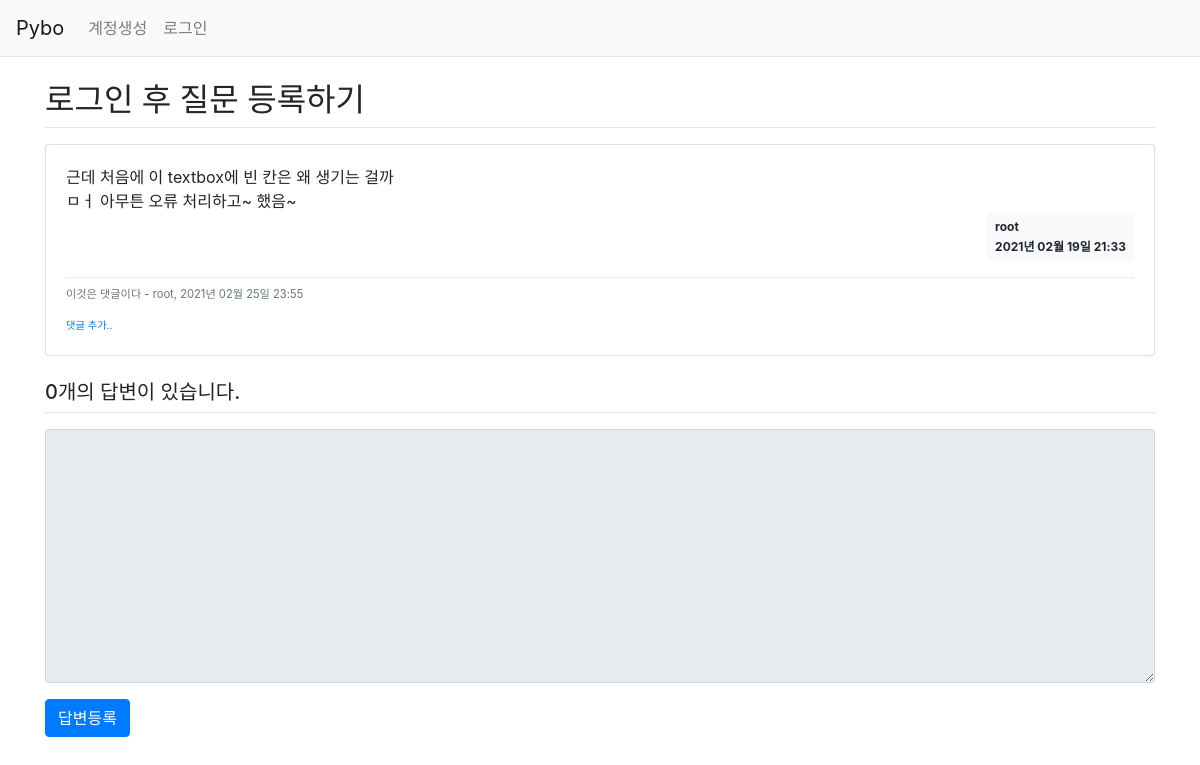
Before: /question/detail/305/ with the older database file.
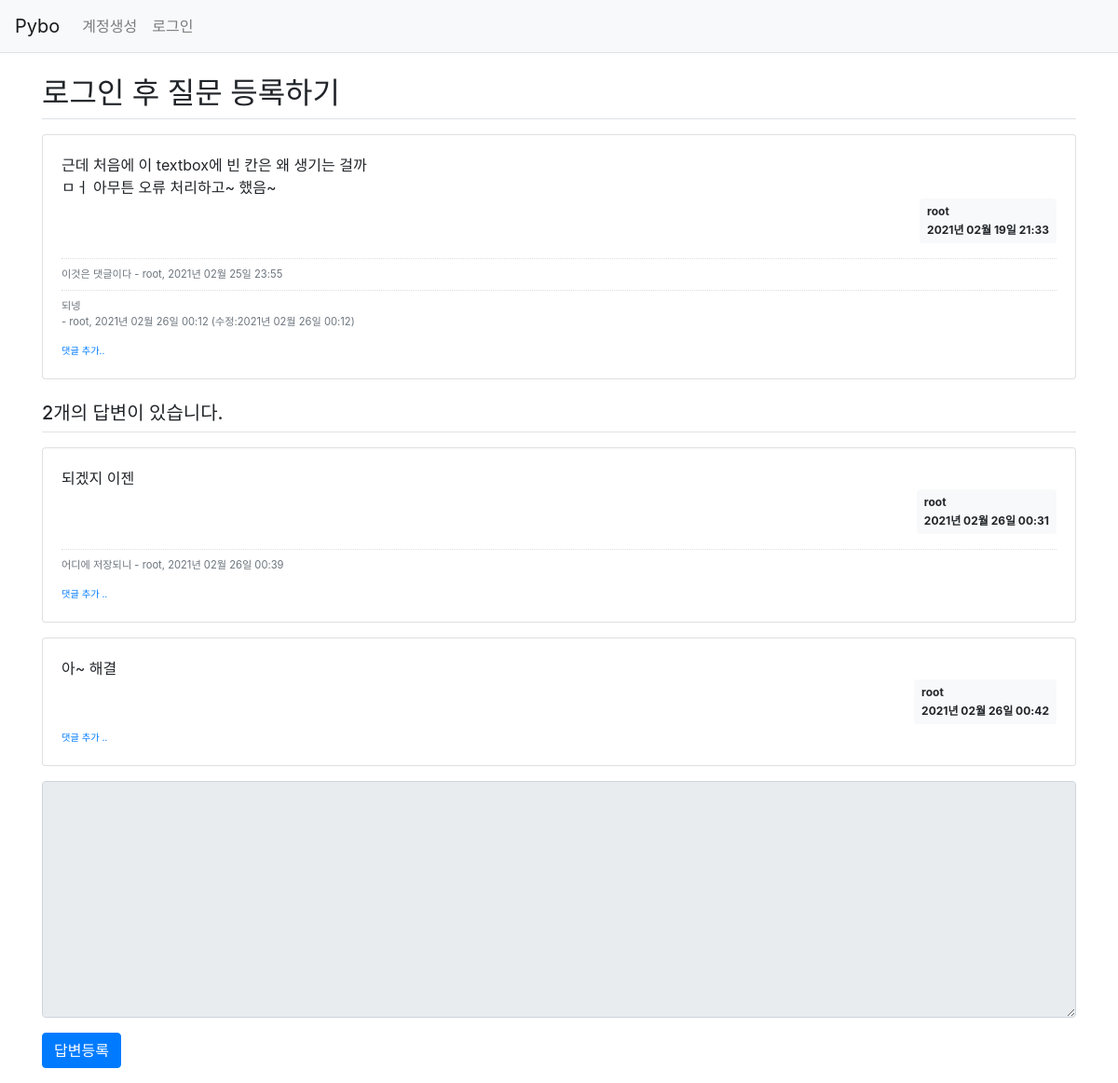
After: the same page with the newer database file.
### pybo/models.py (models this page shows)
class Question(db.Model):   # 모든 모델의 기본 클래스인 db.Model 상속받음.
    id = db.Column(db.Integer, primary_key=True)
    subject = db.Column(db.String(200), nullable=False)
    content = db.Column(db.Text(), nullable=False)
    create_date = db.Column(db.DateTime(), nullable=False)
    modify_date = db.Column(db.DateTime(), nullable=True)
    user_id = db.Column(db.Integer, db.ForeignKey('user.id', ondelete='CASCADE'), nullable=False)
    user = db.relationship('User', backref=db.backref('question_set'))

class User(db.Model):
    id = db.Column(db.Integer, primary_key=True)    # 자동으로 증가하는 user 모델의 기본 키
    username = db.Column(db.String(150), unique=True, nullable=False)
    password = db.Column(db.String(200), nullable=False)
    email = db.Column(db.String(120), unique=True, nullable=False)

class Comment(db.Model):
    id = db.Column(db.Integer, primary_key=True)
    user_id = db.Column(db.Integer, db.ForeignKey('user.id', ondelete='CASCADE'), nullable=False)
    user = db.relationship('User', backref=db.backref('comment_set'))
    content = db.Column(db.Text(), nullable=False)
    create_date = db.Column(db.DateTime(), nullable=False)
    modify_date = db.Column(db.DateTime())
    question_id = db.Column(db.Integer, db.ForeignKey('question.id', ondelete='CASCADE'), nullable=True)
    question = db.relationship('Question', backref=db.backref('comment_set'))
    answer_id = db.Column(db.Integer, db.ForeignKey('answer.id', ondelete='CASCADE'), nullable=True)
    answer = db.relationship('Answer', backref=db.backref('comment_set'))

class Answer(db.Model):
    id = db.Column(db.Integer, primary_key = True)
    question_id = db.Column(db.Integer, db.ForeignKey('question.id', ondelete='CASCADE'))
    question = db.relationship('Question', backref = db.backref('answer_set'))
    content = db.Column(db.Text(), nullable=False)
    create_date = db.Column(db.DateTime(), nullable=False)
    modify_date = db.Column(db.DateTime(), nullable=True)
    user_id = db.Column(db.Integer, db.ForeignKey('user.id', ondelete='CASCADE'), nullable=False)
    user = db.relationship('User', backref=db.backref('answer_set'))

### pybo/views/question_views.py (the view)
@bp.route('/detail/<int:question_id>/')
def detail(question_id):
    form = AnswerForm()
    question = Question.query.get_or_404(question_id)
    return render_template('question/question_detail.html', question=question, form=form)

### pybo/forms.py
class AnswerForm(FlaskForm):
    content = TextAreaField('내용', validators=[DataRequired('내용은 필수입력 항목입니다.')])

### pybo/filter.py (called while the page is built)
def format_datetime(value, fmt='%Y년 %m월 %d일 %H:%M'):
    return value.strftime(fmt)

### pybo/views/auth_views.py (called while the page is built)
@bp.before_app_request
def load_logged_in_user():
    user_id = session.get('user_id')
    if user_id is None:
        g.user = None
    else:
        g.user = User.query.get(user_id)

### pybo/templates/question/question_detail.html (shortened to what this page needs)
{% extends 'base.html' %}
{% block content %}
<div class="container my-3">
    <h2 class="border-bottom py-2">{{ question.subject }}</h2>
    <div class="card my-3">
        <div class="card-body">
            <div class="card-text" style="white-space: pre-line;">{{ question.content }}</div>
            <div class="d-flex justify-content-end">
                <div class="badge badge-light p-2 text-left">
                    <div class="mb-2">{{ question.user.username }}</div>
                    <div>{{ question.create_date | datetime }}</div>
                </div>
            </div>
            {% if question.comment_set|length > 0 %}
            <div class="mt-3">
                {% for comment in question.comment_set %}
                <div class="comment py-2 text-muted">
                    <span style="white-space: pre-line;">{{ comment.content }}</span>
                    <span>
                        - {{ comment.user.username }}, {{ comment.create_date|datetime }}
                        {% if comment.modify_date %}
                        (수정:{{ comment.modify_date|datetime }})
                        {% endif %}
                    </span>
                </div>
                {% endfor %}
            </div>
            {% endif %}
            <div>
                <a href="{{ url_for('comment.create_question', question_id=question.id) }}" class="small"><small>댓글
                        추가..</small></a>
            </div>
        </div>
    </div>
    <h5 class="border-bottom my-3 py-2">{{ question.answer_set|length }}개의 답변이 있습니다.</h5>
    {% for answer in question.answer_set %}
    <div class="card my-3">
        <div class="card-body">
            <div class="card-text" style="white-space: pre-line;">{{ answer.content }}</div>
            <div class="d-flex justify-content-end">
                <div class="badge badge-light p-2 text-left">
                    <div class="mb-2">{{ answer.user.username }}</div>
                    <div>{{ answer.create_date | datetime }}</div>
                </div>
            </div>
            {% if answer.comment_set|length > 0 %}
            <div class="mt-3">
                {% for comment in answer.comment_set %}
                <div class="comment py-2 text-muted">
                    <span style="white-space: pre-line;">{{ comment.content }}</span>
                    <span>- {{ comment.user.username }}, {{ comment.create_date|datetime }}
                    </span>
                </div>
                {% endfor %}
            </div>
            {% endif %}
            <div>
                <a href="{{ url_for('comment.create_answer', answer_id=answer.id) }}" class="small"><small>댓글 추가
                        ..</small></a>
            </div>
        </div>
    </div>
    {% endfor %}
    <form action="{{ url_for('answer.create', question_id=question.id) }}" method="post" class="my-3">
        <div class="form-group">
            <textarea {% if not g.user %}disabled{% endif %} name="content" id="content" class="form-control"
                rows="10"></textarea>
        </div>
        <input type="submit" value="답변등록" class="btn btn-primary">
    </form>
</div>
{% endblock %}

### pybo/templates/base.html (shortened to what this page needs)
<!DOCTYPE html>
<html lang="en">
<head>
    <link rel="stylesheet" href="{{url_for('static', filename='bootstrap.min.css')}}">
    <link rel="stylesheet" href="{{url_for('static', filename='style.css')}}">
</head>
<body>
    {% include "navbar.html" %}
    {% block content %}
    {% endblock %}
</body>
</html>

### pybo/templates/navbar.html (shortened to what this page needs)
<nav class="navbar navbar-expand-lg navbar-light bg-light border-bottom">
    <a class="navbar-brand" href="{{ url_for('main.index') }}">Pybo</a>
    <div class="collapse navbar-collapse flex-grow-0" id="navbarNav">
        {% if g.user %}
        <ul class="navbar-nav">
            <li class="nav-item ">
                <a class="nav-link" href="{{ url_for('auth.logout') }}">{{ g.user.username }} (로그아웃)</a>
            </li>
        </ul>
        {% else %}
        <ul class="navbar-nav">
            <li class="nav-item ">
                <a class="nav-link" href="{{ url_for('auth.signup') }}">계정생성</a>
            </li>
            <li class="nav-item ">
                <a class="nav-link" href="{{ url_for('auth.login') }}">로그인</a>
            </li>
        </ul>
        {% endif %}
    </div>
</nav>

### pybo/static/style.css (style rules this page uses)
.comment { border-top:dotted 1px #ddd; font-size:0.7em; }

Changed rows visible on the page:
added Comment: content "되넹", user.username "root", create_date "2021년 02월 26일 00:12", modify_date "2021년 02월 26일 00:12", shown under "로그인 후 질문 등록하기"
added Answer: content "되겠지 이젠", user.username "root", create_date "2021년 02월 26일 00:31"
added Comment: content "어디에 저장되니", user.username "root", create_date "2021년 02월 26일 00:39", shown under "되겠지 이젠"
added Answer: content "아~ 해결", user.username "root", create_date "2021년 02월 26일 00:42"
Other visible differences:
{{ question.answer_set|length }}: "0" → "2"
